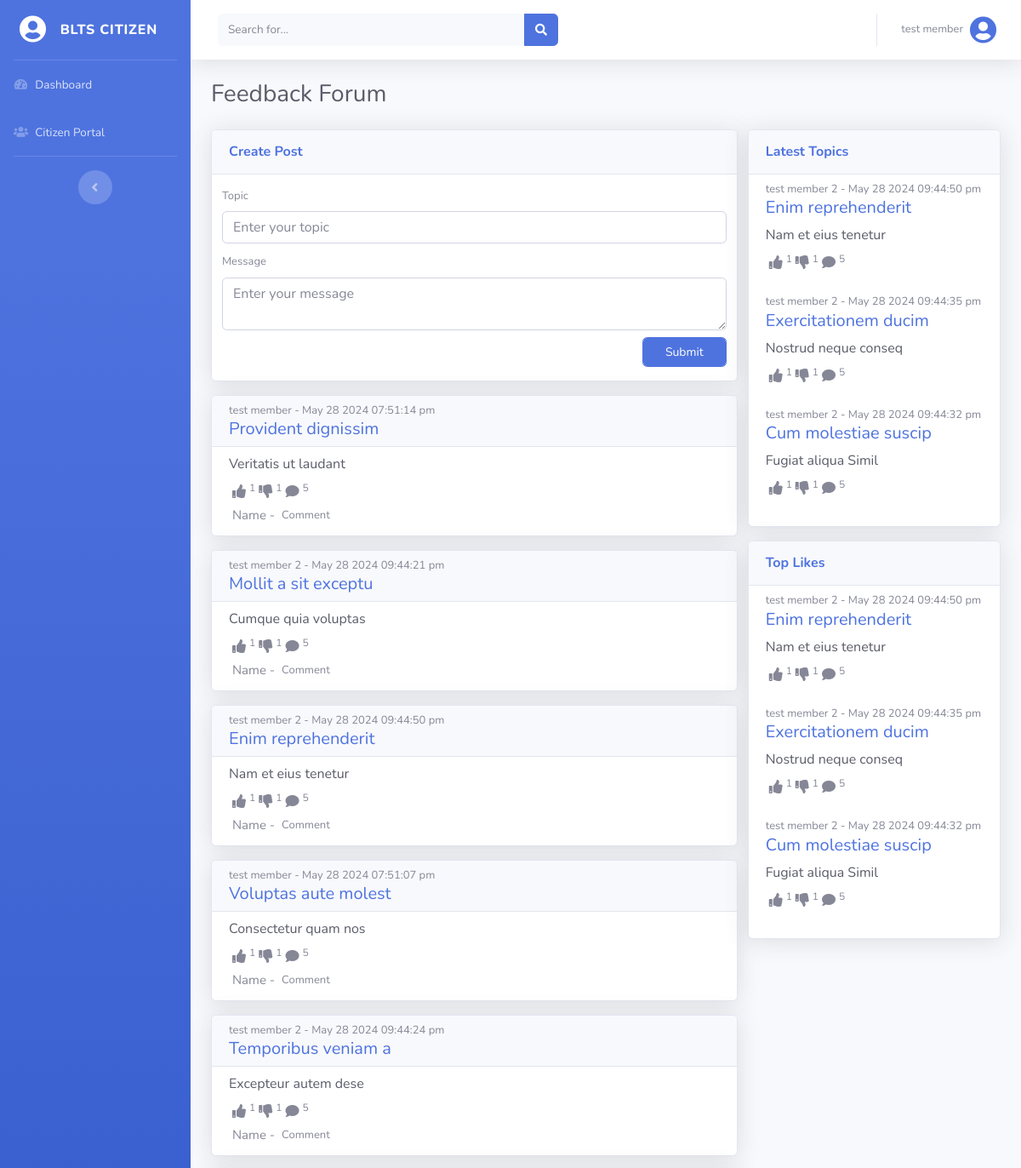
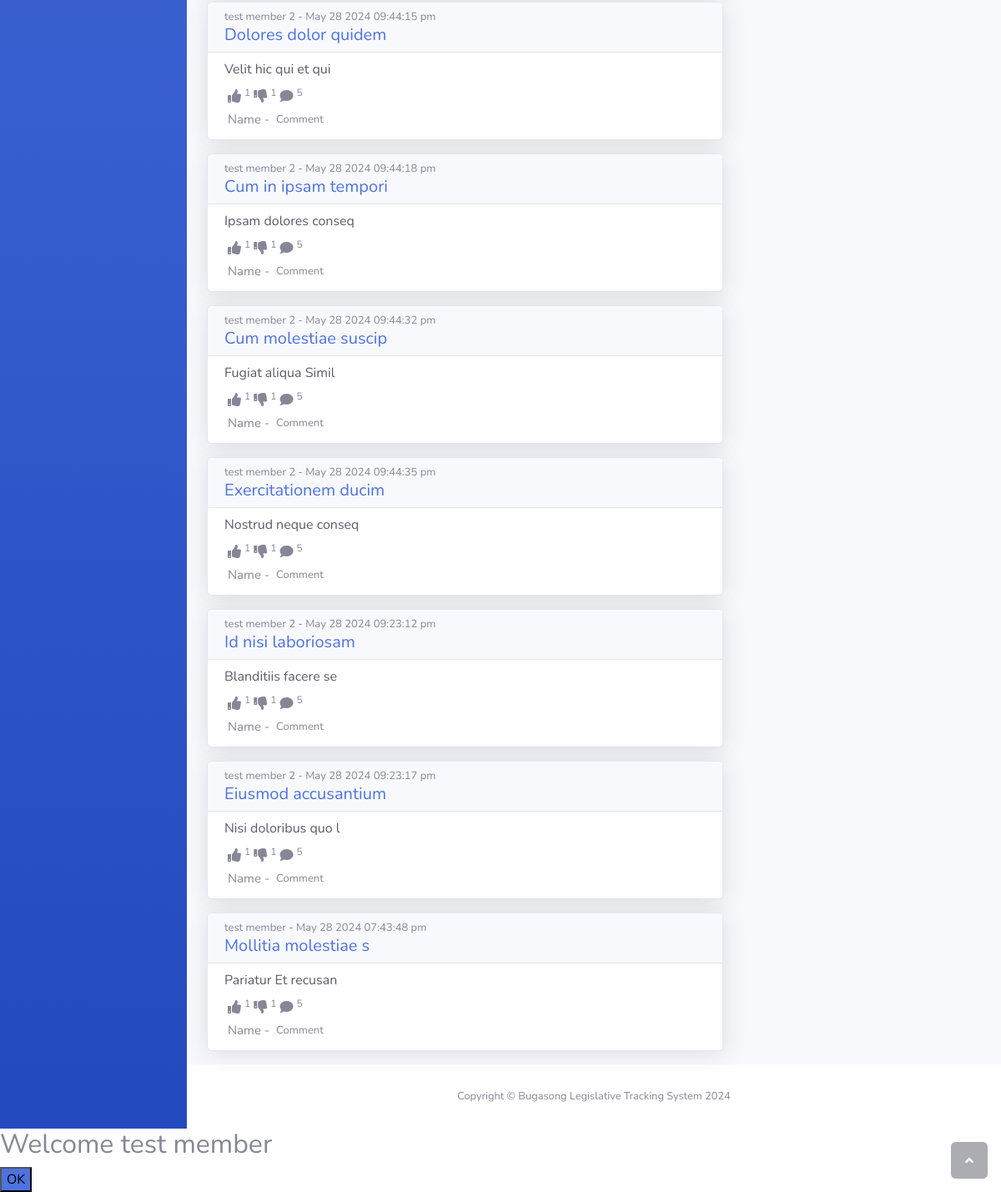
/views/citizen_forum.php (signed in), run on the app's committed database (2 pictures, top to bottom).
### tables this page shows
CREATE TABLE `users` (
  `user_id` int(255) NOT NULL,
  `name` varchar(255) NOT NULL,
  `email` varchar(255) NOT NULL,
  `username` varchar(255) NOT NULL,
  `password` varchar(255) NOT NULL,
  `status` int(255) NOT NULL DEFAULT 0,
  `user_type` varchar(255) NOT NULL DEFAULT 'citizen'
);

CREATE TABLE `posts` (
  `post_id` int(255) NOT NULL,
  `user_id` int(255) NOT NULL,
  `topic` longtext NOT NULL,
  `message` longtext NOT NULL,
  `date_added` datetime(6) NOT NULL DEFAULT current_timestamp(6) ON UPDATE current_timestamp(6)
);

### config/database.php (called while the page is built, shortened)
<?php
$host = "localhost";
$username = "root";
$password = "";
$database = "blts";
$conn = mysqli_connect($host, $username, $password, $database);
function find($table, $conditions)
{
    global $conn;
    $sql = "SELECT * FROM $table WHERE ";
    $params = [];
    foreach ($conditions as $column => $value) {
        $sql .= "$column = ? AND ";
        $params[] = $value;
    }
    $sql = substr($sql, 0, -4);
    $stmt = mysqli_prepare($conn, $sql);
    $types = str_repeat("s", count($params));
    $stmt->bind_param($types, ...$params);
    $stmt->execute();
    $result = $stmt->get_result();
    return $result->fetch_assoc();
}
function findAll($table, $orderBy = null, $direction = 'ASC', $limit = null)
{
    global $conn;
    $sql = "SELECT * FROM $table";
    if ($orderBy === 'RAND()') {
        $sql .= " ORDER BY RAND()";
    } elseif ($orderBy) {
        $sql .= " ORDER BY $orderBy $direction";
    }
    if ($limit) {
        $sql .= " LIMIT $limit";
    }
    $result = mysqli_query($conn, $sql);
    return mysqli_fetch_all($result, MYSQLI_ASSOC);
}
function joinTable($table, $joins, $conditions = [], $orderBy = null, $direction = 'ASC')
{
    global $conn;
    $query = "SELECT * FROM $table";
    foreach ($joins as $join) {
        $query .= " INNER JOIN $join[0] ON $join[1] = $join[2]";
    }
    if (!empty($conditions)) {
        $where_clauses = array();
        $params = array();
        foreach ($conditions as $column => $value) {
            $where_clauses[] = "$column = ?";
            $params[] = $value;
        }
        $query .= " WHERE " . implode(" AND ", $where_clauses);
    }
    $stmt = mysqli_prepare($conn, $query);
    if (!empty($conditions)) {
        $types = str_repeat("s", count($params));
        $stmt->bind_param($types, ...$params);
    }
    $stmt->execute();
    $result = $stmt->get_result();
    $rows = array();
    while ($row = $result->fetch_assoc()) {
        $rows[] = $row;
    }
    return $rows;
}

### config/functions.php (called while the page is built, shortened)
<?php
function getValue($fieldName)
{
    return isset($_POST[$fieldName]) ? htmlspecialchars($_POST[$fieldName]) : '';
}
function logName()
{
    $users = find('users', ['user_id' => $_SESSION['user_id']]);
    return !empty($users) ? $users['name'] : null;
}
function getAllPostDesc($limit)
{
    return findAll('posts', 'post_id', 'DESC', $limit);
}
function getAllPostRand()
{
    return findAll('posts', 'RAND()');
}
function getPostUser($post_id)
{
    return joinTable("users", [["posts", "users.user_id", "posts.user_id"]], ["posts.post_id" => $post_id]);
}

### views/citizen_forum.php (the view, shortened to what this page needs)
<?php
@include('header.php');
?>
<div id="content-wrapper" class="d-flex flex-column">
    <div id="content">
        <?php @include('top_navbar.php'); ?>
        <div class="container-fluid">
            <div class="d-sm-flex align-items-center justify-content-between mb-4">
                <h1 class="h3 mb-0 text-gray-800">Feedback Forum</h1>
            </div>
            <div class="container-fluid p-0 d-flex flex-row">
                <div class="col-12 col-sm-8 p-0">
                    <div class="create-forum col-12 p-0">
                        <div class="card shadow mb-3">
                            <div class="card-header py-3">
                                <h6 class="m-0 font-weight-bold text-primary">Create Post</h6>
                            </div>
                            <form action="../actions/citizen_add.php" method="POST" class="p-2">
                                <div class="d-flex flex-column">
                                    <div class="m-1">
                                        <label class="label" style="font-size: 13px;">Topic</label>
                                        <div class="d-flex align-items-center">
                                            <input class="form-control text-gray-800" type="text" name="topic" value="<?php echo getValue('topic'); ?>" placeholder="Enter your topic">
                                        </div>
                                    </div>
                                    <div class="m-1">
                                        <label class="label" style="font-size: 13px;">Message</label>
                                        <div class="d-flex align-items-center">
                                            <textarea class="form-control text-gray-800" name="message" placeholder="Enter your message"><?php echo getValue('message'); ?></textarea>
                                        </div>
                                    </div>
                                </div>
                                <div class="m-1 mb-2 d-flex justify-content-end">
                                    <button type="submit" name="create_post" value="create_post" class="button-size form-control btn-primary rounded col-2" style="font-size: 14px;">Submit</button>
                                </div>
                            </form>
                        </div>
                    </div>
                    <div class="forum-post col-12 p-0">
                        <?php foreach (getAllPostRand() as $post) : ?>
                            <div class="forum">
                                <div class="card shadow mb-3">
                                    <div class="card-header pt-2 pb-0 forum-topic">
                                        <div class="d-flex flex-column">
                                            <span class="user" style="font-size: 13px;"><?php foreach (getPostUser($post['post_id']) as $user) : echo $user['name'];
                                                                                        endforeach; ?> - <?php echo date('M d Y h:i:s a', strtotime($post['date_added'])); ?></span>
                                            <h5 class="topic text-primary"><?php echo $post['topic']; ?></h5>
                                        </div>
                                    </div>
                                    <div class="card-body py-2 forum-message">
                                        <div class="message mb-2 text-gray-800"><?php echo $post['message']; ?></div>
                                        <div class="feedback">
                                            <div class="d-flex">
                                                <span><i class="fas fa-thumbs-up m-1"></i><sup>1</sup></span>
                                                <span><i class="fas fa-thumbs-down m-1"></i><sup>1</sup></span>
                                                <span><i class="fas fa-comment m-1"></i><sup>5</sup></span>
                                            </div>
                                            <div class="comment-section">
                                                <div class="d-flex align-items-center">
                                                    <span class="comment-user m-1" style="font-size: 15px;">Name -</span>
                                                    <span class="comment-user m-1" style="font-size: 13px;">Comment</span>
                                                </div>
                                            </div>
                                        </div>
                                    </div>
                                </div>
                            </div>
                        <?php endforeach; ?>
                    </div>
                </div>
                <div class="sidebar-container column col-12 col-sm-4 p-0">
                    <div class="col-12 p-0">
                        <div class="sidebar-forum col-12 pr-0">
                            <div class="card shadow mb-3">
                                <div class="card-header py-3">
                                    <h6 class="m-0 font-weight-bold text-primary">Latest Topics</h6>
                                </div>
                                <div class="card-body py-2 forum-message">
                                    <?php foreach (getAllPostDesc(3) as $post) : ?>
                                        <div class="d-flex flex-column">
                                            <span class="user" style="font-size: 13px;"><?php foreach (getPostUser($post['post_id']) as $user) : echo $user['name'];
                                                                                        endforeach; ?> - <?php echo date('M d Y h:i:s a', strtotime($post['date_added'])); ?></span>
                                            <h5 class="topic text-primary"><?php echo $post['topic']; ?></h5>
                                        </div>
                                        <div class="message mb-2 text-gray-800"><?php echo $post['message']; ?></div>
                                        <div class="feedback mb-4">
                                            <div class="d-flex">
                                                <span><i class="fas fa-thumbs-up m-1"></i><sup>1</sup></span>
                                                <span><i class="fas fa-thumbs-down m-1"></i><sup>1</sup></span>
                                                <span><i class="fas fa-comment m-1"></i><sup>5</sup></span>
                                            </div>
                                        </div>
                                    <?php endforeach; ?>
                                </div>
                            </div>
                        </div>
                    </div>
                    <div class="col-12 p-0">
                        <div class="sidebar-forum col-12 pr-0">
                            <div class="card shadow mb-3">
                                <div class="card-header py-3">
                                    <h6 class="m-0 font-weight-bold text-primary">Top Likes</h6>
                                </div>
                                <div class="card-body py-2 forum-message">
                                    <?php foreach (getAllPostDesc(3) as $post) : ?>
                                        <div class="d-flex flex-column">
                                            <span class="user" style="font-size: 13px;"><?php foreach (getPostUser($post['post_id']) as $user) : echo $user['name'];
                                                                                        endforeach; ?> - <?php echo date('M d Y h:i:s a', strtotime($post['date_added'])); ?></span>
                                            <h5 class="topic text-primary"><?php echo $post['topic']; ?></h5>
                                        </div>
                                        <div class="message mb-2 text-gray-800"><?php echo $post['message']; ?></div>
                                        <div class="feedback mb-4">
                                            <div class="d-flex">
                                                <span><i class="fas fa-thumbs-up m-1"></i><sup>1</sup></span>
                                                <span><i class="fas fa-thumbs-down m-1"></i><sup>1</sup></span>
                                                <span><i class="fas fa-comment m-1"></i><sup>5</sup></span>
                                            </div>
                                        </div>
                                    <?php endforeach; ?>
                                </div>
                            </div>
                        </div>
                    </div>
                </div>
            </div>
        </div>
    </div>
    <footer class="sticky-footer bg-white">
        <div class="container my-auto">
            <div class="copyright text-center my-auto">
                <span>Copyright &copy; Bugasong Legislative Tracking System 2024</span>
            </div>
        </div>
    </footer>
</div>
<?php
@include('footer.php');
?>

### views/top_navbar.php (shortened to what this page needs)
<nav class="navbar navbar-expand navbar-light bg-white topbar mb-4 shadow">
    <form class="d-none d-sm-inline-block form-inline mr-auto ml-md-3 my-2 my-md-0 mw-100 navbar-search">
        <div class="input-group">
            <input type="text" class="form-control bg-light border-0 small" placeholder="Search for..." aria-label="Search" aria-describedby="basic-addon2">
            <div class="input-group-append">
                <button class="btn btn-primary" type="button">
                    <i class="fas fa-search fa-sm"></i>
                </button>
            </div>
        </div>
    </form>
    <ul class="navbar-nav ml-auto">
        <li class="nav-item dropdown no-arrow">
            <a class="nav-link dropdown-toggle" href="#" id="userDropdown" role="button" data-toggle="dropdown" aria-haspopup="true" aria-expanded="false">
                <span class="mr-2 d-none d-lg-inline text-gray-600 small"><?php echo logName(); ?></span>
                <i class="img-profile rounded-circle fas fa-user-circle fa-2x text-primary"></i>
            </a>
        </li>
    </ul>
</nav>

### data on the page
users: name "test member"
posts: user.name "test member", date_added "May 28 2024 07:51:14 pm", topic "Provident dignissim", message "Veritatis ut laudant"
posts: user.name "test member 2", date_added "May 28 2024 09:44:21 pm", topic "Mollit a sit exceptu", message "Cumque quia voluptas"
posts: user.name "test member 2", date_added "May 28 2024 09:44:50 pm", topic "Enim reprehenderit", message "Nam et eius tenetur"
posts: user.name "test member", date_added "May 28 2024 07:51:07 pm", topic "Voluptas aute molest", message "Consectetur quam nos"
posts: user.name "test member 2", date_added "May 28 2024 09:44:24 pm", topic "Temporibus veniam a", message "Excepteur autem dese"
posts: user.name "test member 2", date_added "May 28 2024 09:44:15 pm", topic "Dolores dolor quidem", message "Velit hic qui et qui"
posts: user.name "test member 2", date_added "May 28 2024 09:44:18 pm", topic "Cum in ipsam tempori", message "Ipsam dolores conseq"
posts: user.name "test member 2", date_added "May 28 2024 09:44:32 pm", topic "Cum molestiae suscip", message "Fugiat aliqua Simil"
posts: user.name "test member 2", date_added "May 28 2024 09:44:35 pm", topic "Exercitationem ducim", message "Nostrud neque conseq"
posts: user.name "test member 2", date_added "May 28 2024 09:23:12 pm", topic "Id nisi laboriosam", message "Blanditiis facere se"
posts: user.name "test member 2", date_added "May 28 2024 09:23:17 pm", topic "Eiusmod accusantium", message "Nisi doloribus quo l"
posts: user.name "test member", date_added "May 28 2024 07:43:48 pm", topic "Mollitia molestiae s", message "Pariatur Et recusan"

### other printed values
logUsertype() "CITIZEN"
